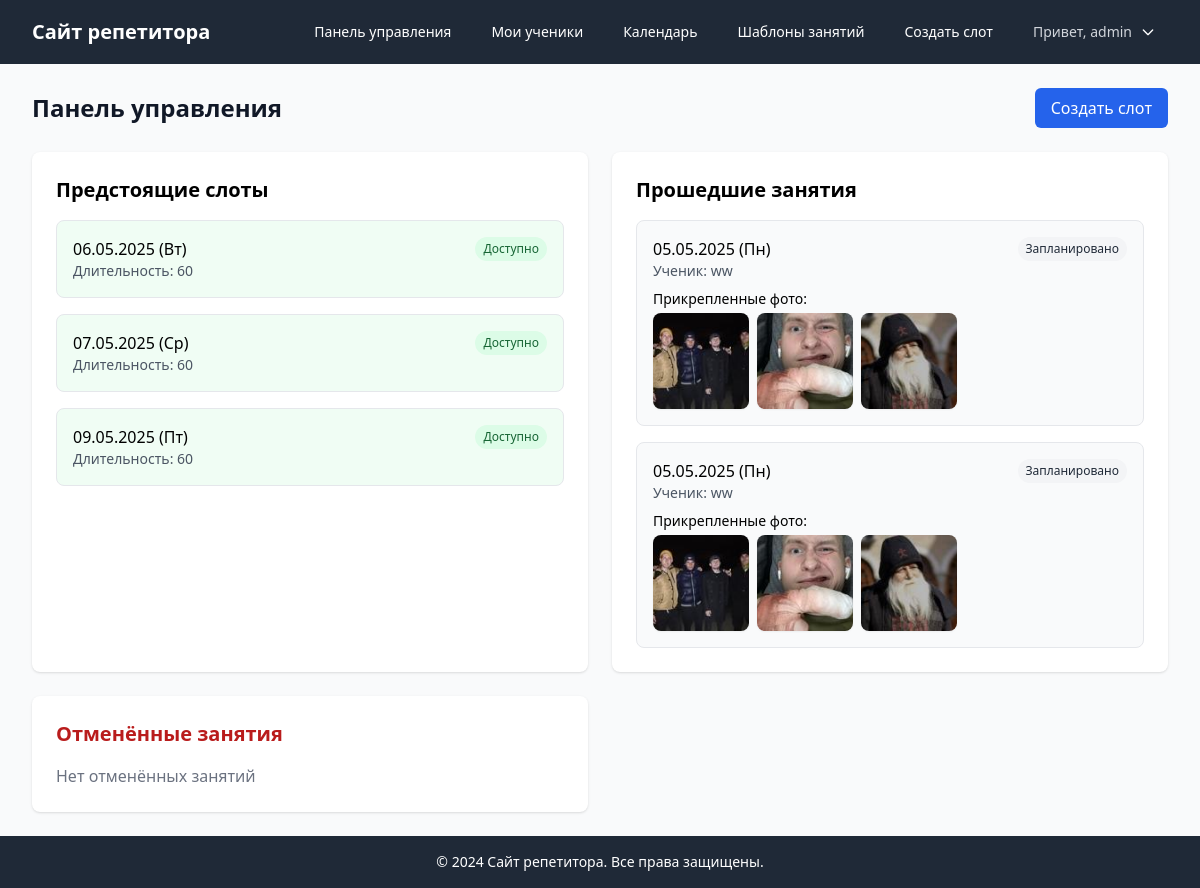
The app's page /tutor/ (signed in), older data.
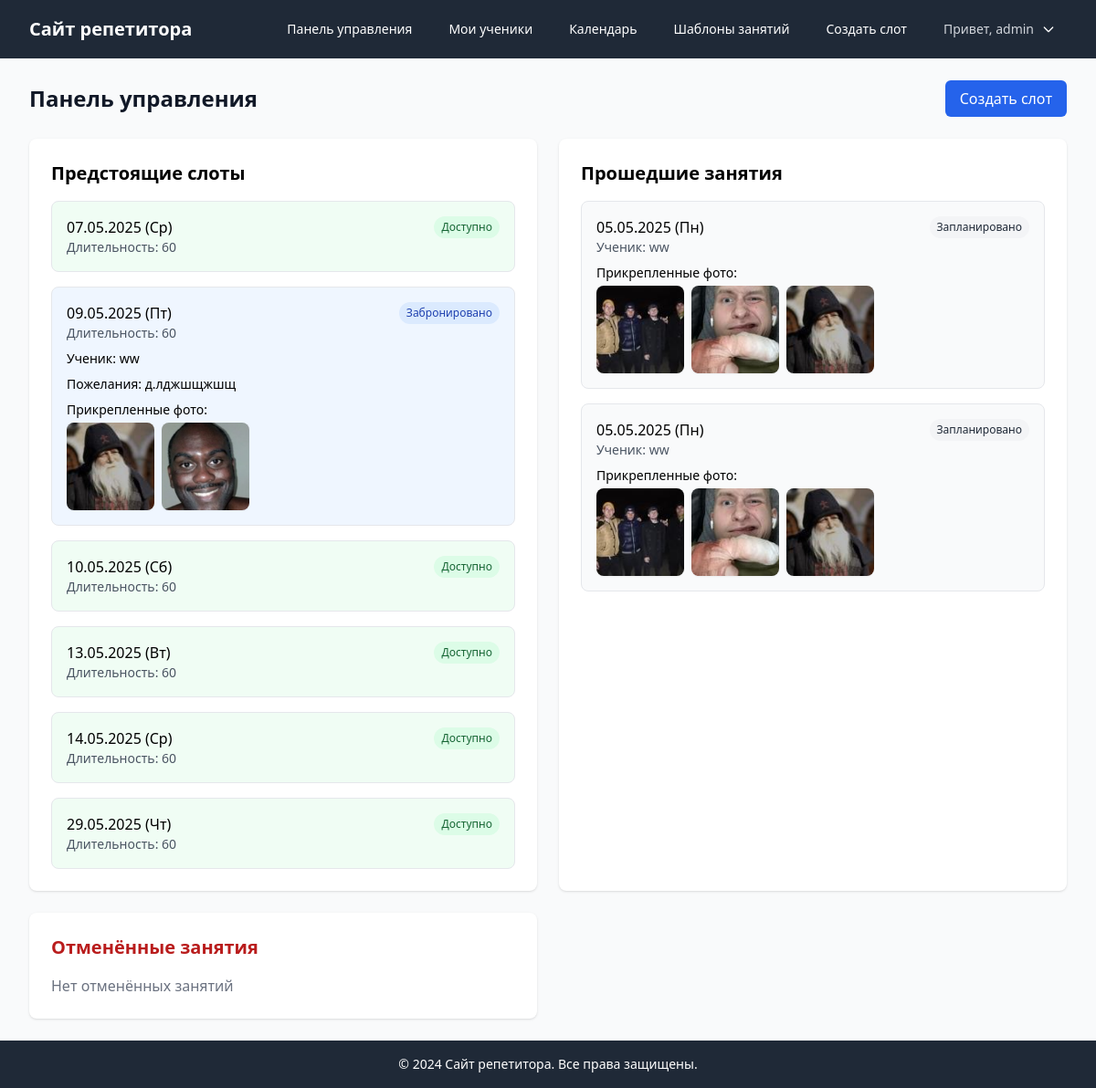
The same page, newer data.
### scheduler/models.py (models this page shows, shortened)
class TimeSlot(models.Model):
    STATUS_CHOICES = [
        ('available', 'Доступно'),
        ('booked', 'Забронировано'),
        ('completed', 'Завершено'),
        ('cancelled', 'Отменено'),
    ]
    tutor = models.ForeignKey(User, on_delete=models.CASCADE, related_name='time_slots')
    student = models.ForeignKey(User, on_delete=models.SET_NULL, null=True, blank=True, related_name='booked_slots')
    datetime = models.DateTimeField()
    status = models.CharField(max_length=10, choices=STATUS_CHOICES, default='available')
    duration = models.IntegerField(default=60, help_text='Длительность в минутах')
    notes = models.TextField(blank=True)
    class Meta:
        unique_together = ['tutor', 'datetime']
        ordering = ['datetime']

class Lesson(models.Model):
    STATUS_CHOICES = [
        ('scheduled', 'Запланировано'),
        ('completed', 'Завершено'),
        ('cancelled', 'Отменено'),
    ]
    SUBJECT_CHOICES = [
        ('math', 'Математика'),
        ('physics', 'Физика'),
        ('chemistry', 'Химия'),
        ('biology', 'Биология'),
        ('english', 'Английский язык'),
        ('russian', 'Русский язык'),
        ('literature', 'Литература'),
        ('history', 'История'),
        ('geography', 'География'),
        ('other', 'Другое'),
    ]
    time_slot = models.OneToOneField(TimeSlot, on_delete=models.CASCADE, related_name='lesson')
    student = models.ForeignKey(User, on_delete=models.CASCADE, related_name='booked_lessons')
    status = models.CharField(max_length=20, choices=STATUS_CHOICES, default='scheduled')
    subject = models.CharField(max_length=20, choices=SUBJECT_CHOICES, default='math')
    notes = models.TextField(blank=True)
    created_at = models.DateTimeField(auto_now_add=True)
    updated_at = models.DateTimeField(auto_now=True)

class LessonPhoto(models.Model):
    lesson = models.ForeignKey('Lesson', on_delete=models.CASCADE, related_name='photos')
    photo = models.ImageField(upload_to=lesson_photo_path)
    thumbnail = models.ImageField(upload_to=lesson_photo_path, blank=True, null=True)
    created_at = models.DateTimeField(auto_now_add=True)

### scheduler/views.py (the view)
# urls.py: path('tutor/', views.tutor_dashboard, name='tutor_dashboard'),
@login_required
@user_passes_test(is_tutor)
def tutor_dashboard(request):
    ensure_recurring_slots_for_tutor(request.user)
    slots = TimeSlot.objects.filter(
        tutor=request.user
    ).order_by('datetime')
    lessons = Lesson.objects.filter(
        time_slot__tutor=request.user
    ).order_by('time_slot__datetime')
    cancelled_lessons = lessons.filter(status='cancelled')
    context = {
        'slots': slots,
        'lessons': lessons,
        'upcoming_slots': slots.filter(datetime__gte=timezone.now()),
        'past_lessons': lessons.filter(time_slot__datetime__lt=timezone.now()).order_by('-time_slot__datetime'),
        'cancelled_lessons': cancelled_lessons,
    }
    return render(request, 'scheduler/tutor/dashboard.html', context)

### scheduler/templatetags/scheduler_extras.py (called while the page is built)
@register.filter
def date_with_weekday(value):
    if not value:
        return ""
    weekdays = ['Пн', 'Вт', 'Ср', 'Чт', 'Пт', 'Сб', 'Вс']
    return f"{value.strftime('%d.%m.%Y')} ({weekdays[value.weekday()]})"

### scheduler/views.py (called while the page is built, shortened)
def is_tutor(user):
    return user.groups.filter(name='Tutors').exists()

def ensure_recurring_slots_for_tutor(tutor):
    today = timezone.localdate()
    week_ahead = today + timedelta(days=7)
    templates = RecurringLessonTemplate.objects.filter(tutor=tutor, is_active=True)

### scheduler/templates/scheduler/tutor/dashboard.html (shortened to what this page needs)
{% extends 'base.html' %}
{% load scheduler_extras %}
{% block content %}
<div class="space-y-6">
    <div class="flex justify-between items-center">
        <h1 class="text-2xl font-bold text-gray-900">Панель управления</h1>
        <a href="{% url 'create_time_slot' %}" class="bg-blue-600 text-white px-4 py-2 rounded-md hover:bg-blue-700">
            Создать слот
        </a>
    </div>
    <div class="grid grid-cols-1 md:grid-cols-2 gap-6">
        <div class="bg-white shadow rounded-lg p-6">
            <h2 class="text-xl font-semibold mb-4">Предстоящие слоты</h2>
            {% if upcoming_slots %}
                <div class="space-y-4">
                    {% for slot in upcoming_slots %}
                        <div class="border rounded-lg p-4 {% if slot.status == 'booked' %}bg-blue-50{% elif slot.status == 'available' %}bg-green-50{% else %}bg-gray-50{% endif %}">
                            <div class="flex justify-between items-start">
                                <div>
                                    <p class="font-medium">{{ slot.datetime|date_with_weekday }}</p>
                                    <p class="text-sm text-gray-600">Длительность: {{ slot.duration }}</p>
                                </div>
                                <span class="px-2 py-1 text-xs rounded-full
                                    {% if slot.status == 'available' %}bg-green-100 text-green-800
                                    {% elif slot.status == 'booked' %}bg-blue-100 text-blue-800
                                    {% else %}bg-gray-100 text-gray-800{% endif %}">
                                    {{ slot.get_status_display }}
                                </span>
                            </div>
                            {% if slot.student %}
                                <p class="mt-2 text-sm">Ученик: {{ slot.student.get_full_name|default:slot.student.username }}</p>
                                {% if slot.lesson.notes %}
                                    <p class="mt-2 text-sm">Пожелания: {{ slot.lesson.notes }}</p>
                                {% endif %}
                                {% if slot.lesson.photos.exists %}
                                    <div class="mt-2">
                                        <p class="text-sm font-medium mb-1">Прикрепленные фото:</p>
                                        <div class="flex flex-wrap gap-2">
                                            {% for photo in slot.lesson.photos.all %}
                                                <img src="{{ photo.thumbnail.url }}"
                                                     alt="Фото к занятию"
                                                     class="w-24 h-24 object-cover rounded-lg shadow-sm cursor-pointer hover:opacity-90 transition-opacity"
                                                     onclick="openModal('{{ photo.photo.url }}', {{ forloop.counter0 }}, {{ slot.lesson.photos.count }})">
                                            {% endfor %}
                                        </div>
                                    </div>
                                {% endif %}
                            {% endif %}
                        </div>
                    {% endfor %}
                </div>
            {% else %}
                <p class="text-gray-500">Нет предстоящих слотов</p>
            {% endif %}
        </div>
        <div class="bg-white shadow rounded-lg p-6">
            <h2 class="text-xl font-semibold mb-4">Прошедшие занятия</h2>
            {% if past_lessons %}
                <div class="space-y-4">
                    {% for lesson in past_lessons %}
                        <div class="border rounded-lg p-4 bg-gray-50">
                            <div class="flex justify-between items-start">
                                <div>
                                    <p class="font-medium">{{ lesson.time_slot.datetime|date_with_weekday }}</p>
                                    <p class="text-sm text-gray-600">Ученик: {{ lesson.student.get_full_name|default:lesson.student.username }}</p>
                                </div>
                                <span class="px-2 py-1 text-xs rounded-full
                                    {% if lesson.status == 'completed' %}bg-green-100 text-green-800
                                    {% elif lesson.status == 'cancelled' %}bg-red-100 text-red-800
                                    {% else %}bg-gray-100 text-gray-800{% endif %}">
                                    {{ lesson.get_status_display }}
                                </span>
                            </div>
                            {% if lesson.photos.exists %}
                                <div class="mt-2">
                                    <p class="text-sm font-medium mb-1">Прикрепленные фото:</p>
                                    <div class="flex flex-wrap gap-2">
                                        {% for photo in lesson.photos.all %}
                                            <img src="{{ photo.thumbnail.url }}"
                                                 alt="Фото к занятию"
                                                 class="w-24 h-24 object-cover rounded-lg shadow-sm cursor-pointer hover:opacity-90 transition-opacity"
                                                 onclick="openModal('{{ photo.photo.url }}', {{ forloop.counter0 }}, {{ lesson.photos.count }})">
                                        {% endfor %}
                                    </div>
                                </div>
                            {% endif %}
                        </div>
                    {% endfor %}
                </div>
            {% else %}
                <p class="text-gray-500">Нет прошедших занятий</p>
            {% endif %}
        </div>
        <div class="bg-white shadow rounded-lg p-6">
            <h2 class="text-xl font-semibold mb-4 text-red-700">Отменённые занятия</h2>
            {% if cancelled_lessons %}
                <div class="space-y-4">
                    {% for lesson in cancelled_lessons %}
                        <div class="border rounded-lg p-4 bg-red-50">
                            <div class="flex justify-between items-start">
                                <div>
                                    <p class="font-medium">{{ lesson.time_slot.datetime|date_with_weekday }}</p>
                                    <p class="text-sm text-gray-600">Ученик: {{ lesson.student.get_full_name|default:lesson.student.username }}</p>
                                </div>
                                <span class="px-2 py-1 text-xs rounded-full bg-red-100 text-red-800">{{ lesson.get_status_display }}</span>
                            </div>
                            {% if lesson.notes %}
                                <div class="mt-2 text-xs text-red-700 bg-red-100 rounded p-2">
                                    <b>Причина отмены:</b> {{ lesson.notes|linebreaksbr }}
                                </div>
                            {% endif %}
                        </div>
                    {% endfor %}
                </div>
            {% else %}
                <p class="text-gray-500">Нет отменённых занятий</p>
            {% endif %}
        </div>
    </div>
</div>
{% endblock %}

### scheduler/templates/base.html (shortened to what this page needs)
{% load static %}
<!DOCTYPE html>
<html lang="ru">
<head>
    <link rel="stylesheet" href="{% static 'css/output.css' %}">
</head>
<body class="min-h-screen bg-gray-50">
    <nav class="bg-gray-800 text-white">
        <div class="max-w-7xl mx-auto px-4 sm:px-6 lg:px-8">
            <div class="flex items-center justify-between h-16">
                <div class="flex items-center">
                    <a href="{% url 'home' %}" class="text-xl font-bold">Сайт репетитора</a>
                </div>
                <div class="flex items-center space-x-4">
                    {% if user.is_authenticated %}
                        {% if user.groups.all.0.name == 'Tutors' %}
                            <a href="{% url 'tutor_dashboard' %}" class="px-3 py-2 rounded-md text-sm font-medium hover:bg-gray-700">Панель управления</a>
                            <a href="{% url 'student_list' %}" class="px-3 py-2 rounded-md text-sm font-medium hover:bg-gray-700">Мои ученики</a>
                            <a href="{% url 'tutor_calendar' %}" class="px-3 py-2 rounded-md text-sm font-medium hover:bg-gray-700">Календарь</a>
                            <a href="{% url 'recurring_templates_list' %}" class="px-3 py-2 rounded-md text-sm font-medium hover:bg-gray-700">Шаблоны занятий</a>
                            <a href="{% url 'create_time_slot' %}" class="px-3 py-2 rounded-md text-sm font-medium hover:bg-gray-700">Создать слот</a>
                        {% elif user.groups.all.0.name == 'Students' %}
                            <a href="{% url 'student_dashboard' %}" class="px-3 py-2 rounded-md text-sm font-medium hover:bg-gray-700">Мои занятия</a>
                        {% endif %}
                        <div class="relative group">
                            <button class="px-3 py-2 rounded-md text-sm font-medium hover:bg-gray-700 flex items-center">
                                <span class="text-gray-300">Привет, {{ user.username }}</span>
                                <svg class="ml-2 h-4 w-4" fill="none" stroke="currentColor" viewBox="0 0 24 24">
                                    <path stroke-linecap="round" stroke-linejoin="round" stroke-width="2" d="M19 9l-7 7-7-7"/>
                                </svg>
                            </button>
                        </div>
                    {% else %}
                        <a href="{% url 'admin:login' %}" class="px-3 py-2 rounded-md text-sm font-medium hover:bg-gray-700">Войти</a>
                    {% endif %}
                </div>
            </div>
        </div>
    </nav>
    <main class="max-w-7xl mx-auto py-6 sm:px-6 lg:px-8">
        {% block content %}{% endblock %}
    </main>
    <footer class="bg-gray-800 text-white mt-auto">
        <div class="max-w-7xl mx-auto py-4 px-4 sm:px-6 lg:px-8">
            <p class="text-center text-sm">© 2024 Сайт репетитора. Все права защищены.</p>
        </div>
    </footer>
</body>
</html>

Row changes from the older to the newer data that the page shows:
removed TimeSlot: datetime "06.05.2025 (Вт)", duration "60", status "Доступно"
changed TimeSlot: status "Доступно" → "Забронировано"; student_id empty → 2 (drawn); student.get_full_name (not shown) → "ww"; lesson.notes (not shown) → "д.лджшщжшщ"
added LessonPhoto: shows a picture, shown under TimeSlot "09.05.2025 (Пт)"
added LessonPhoto: shows a picture, shown under TimeSlot "09.05.2025 (Пт)"
added TimeSlot: datetime "10.05.2025 (Сб)", duration "60", status "Доступно"
added TimeSlot: datetime "13.05.2025 (Вт)", duration "60", status "Доступно"
added TimeSlot: datetime "14.05.2025 (Ср)", duration "60", status "Доступно"
added TimeSlot: datetime "29.05.2025 (Чт)", duration "60", status "Доступно"
